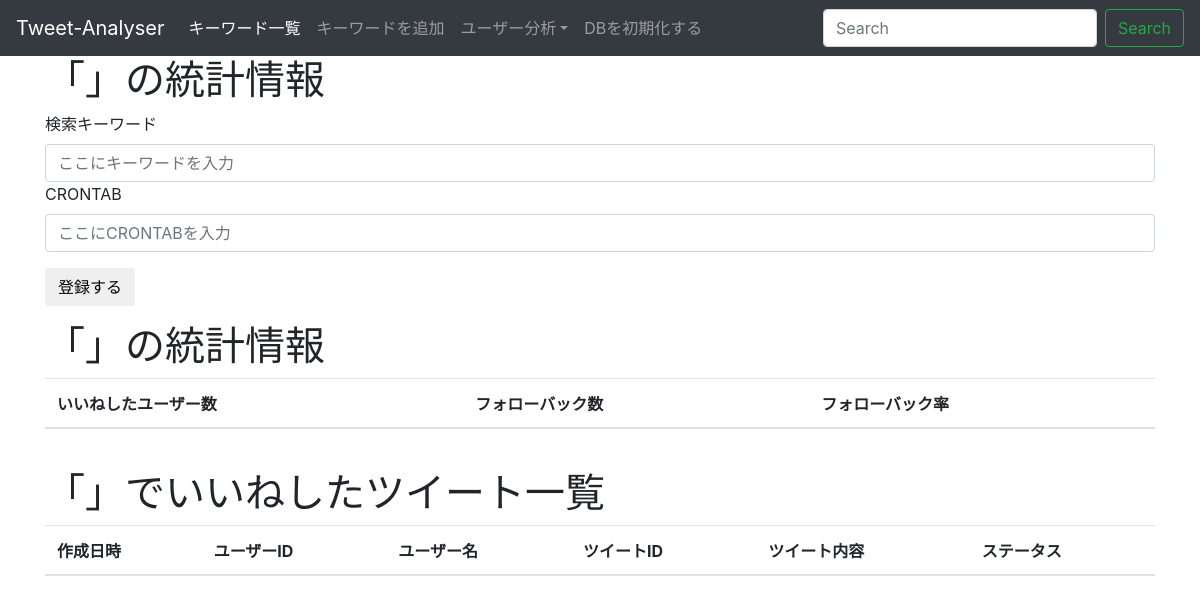
The page /show/1 on the database as committed earlier.
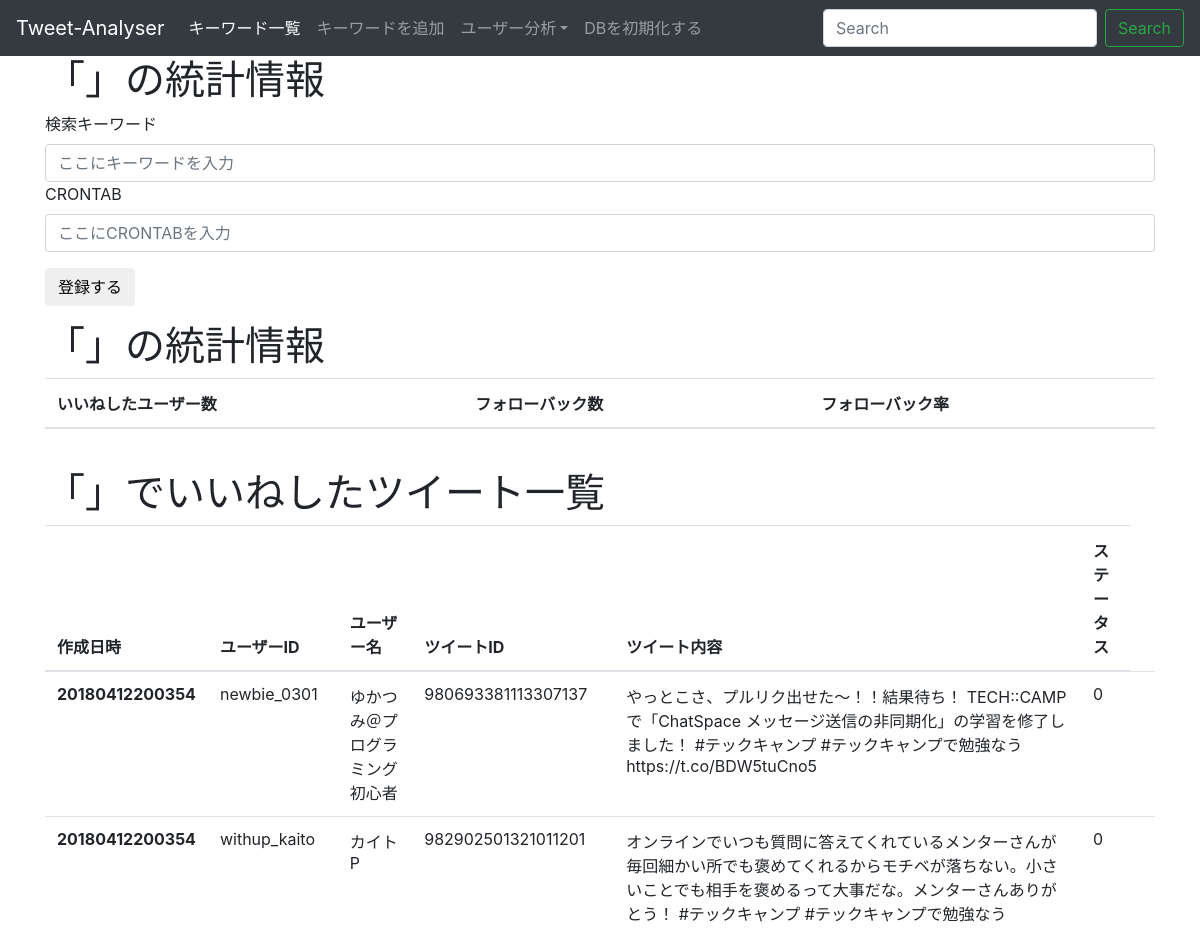
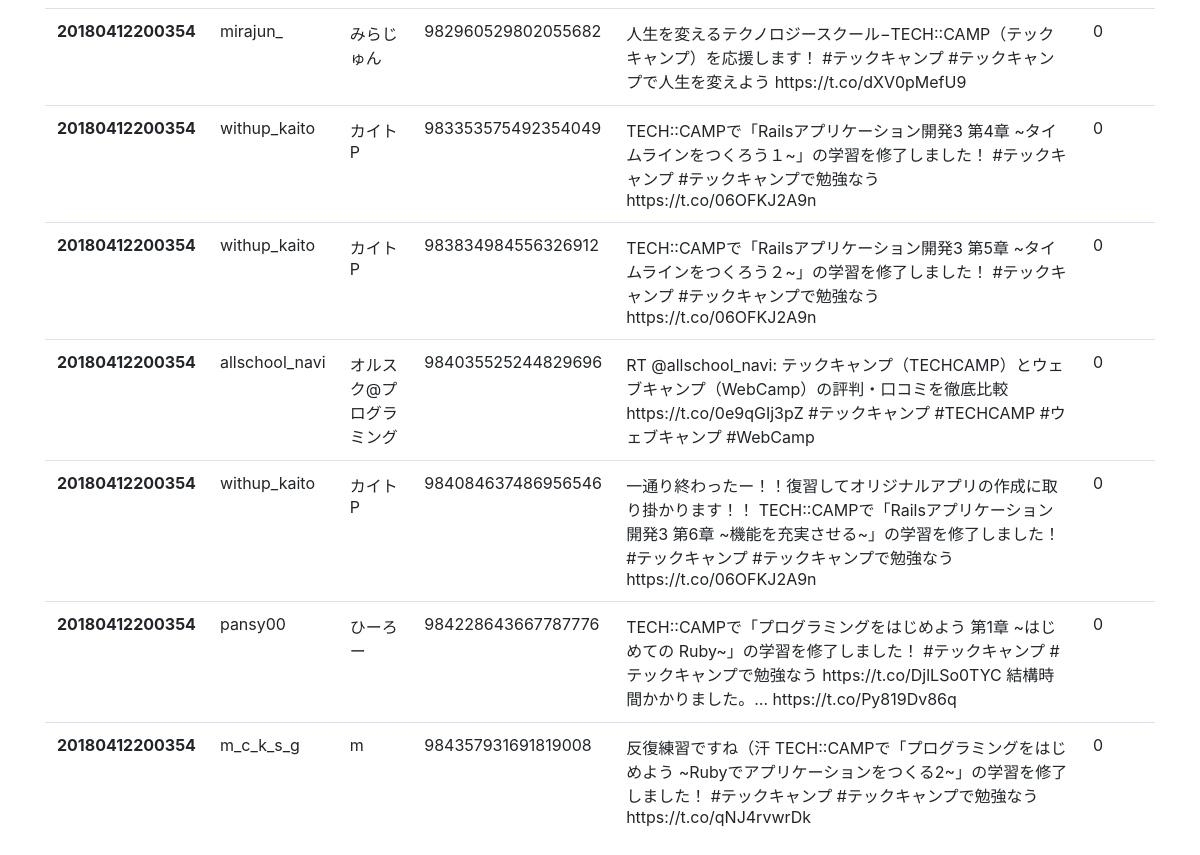
The same page on the database as committed later (2 pictures, top to bottom).
### tables this page shows
CREATE TABLE like_history (id integer PRIMARY KEY, query_id integer, created_at TIMESTAMP, user_id text, user_name text, tweet_id text, content text, is_follower int);

### app.py (the view)
@app.route('/show/<id>')
def showQuery(id):
    queryList = getQueryById(id)
    query = getQueryFromQueryId(id)
    return render_template('query.html', queryList = queryList, query = query)

### app.py (called while the page is built)
def getQueryById(id):
    conn = sqlite3.connect(DATABASE)
    c = conn.cursor()
    selectAllSQL = "SELECT * FROM like_history WHERE query_id = ? ORDER BY id DESC"
    res = c.execute(selectAllSQL,[id])
    return res

def getQueryFromQueryId(id):
    conn = sqlite3.connect(DATABASE)
    c = conn.cursor()
    selectIdSQL = "SELECT query FROM query WHERE id = ?"
    c.execute(selectIdSQL,[id])
    return c.fetchone()

### templates/query.html
{% extends 'layout.html' %}
{% block body %}
<h1>「{{query[0]}}」の統計情報 </h1>
<form action="/setCrontab" method="post">
  <div class="form-group">
    <label for="query">検索キーワード</label>
    <input type="text" class="form-control" id="query" name="query" placeholder="ここにキーワードを入力">
    <label for="cron">CRONTAB</label>
    <input type="text" class="form-control" id="query" name="cron" placeholder="ここにCRONTABを入力">
  </div>
  <button type="submit" class="btn btn-default">登録する</button>
</form>
<h1>「{{query[0]}}」の統計情報 </h1>
<table class="table">
  <thead>
    <tr>
      <th>いいねしたユーザー数</th>
      <th>フォローバック数</th>
      <th>フォローバック率</th>
    </tr>
  </thead>
  <tbody>
    <tr>
      <td></td>
      <td></td>
      <td></td>
    </tr>
  </tbody>
</table>
<h1>「{{query[0]}}」でいいねしたツイート一覧</h1>
<table class="table">
    <thead>
        <tr>
            <th>作成日時</th>
            <th>ユーザーID</th>
            <th>ユーザー名</th>
            <th>ツイートID</th>
            <th>ツイート内容</th>
            <th>ステータス</th>
        </tr>
    </thead>
    <tbody>
      {% for row in queryList %}
        <tr>
            <th>{{row[2]}}</th>
            <td>{{row[3]}}</td>
            <td>{{row[4]}}</td>
            <td>{{row[5]}}</td>
            <td>{{row[6]}}</td>
            <td>{{row[7]}}</td>
            <td>{{row[8]}}</td>
          </tr>
      {% endfor %}
    </tbody>
</table>
{% endblock %}

### templates/layout.html (shortened to what this page needs)
<html>
<head>
    <link rel="stylesheet" href="https://maxcdn.bootstrapcdn.com/bootstrap/4.0.0-beta.2/css/bootstrap.min.css">
</head>
<body>
	{% include 'includes/_navbar.html'%}
	<div class="container">
	    {% block body %}{% endblock %}
    </div>
<link href="https://gitcdn.github.io/bootstrap-toggle/2.2.2/css/bootstrap-toggle.min.css" rel="stylesheet">
</body>
</html>

### templates/includes/_navbar.html (shortened to what this page needs)
<nav class="navbar navbar-expand-md navbar-dark bg-dark">
  <a class="navbar-brand" href="/">Tweet-Analyser</a>
  <div class="collapse navbar-collapse" id="navbarsExampleDefault">
    <ul class="navbar-nav mr-auto">
      <li class="nav-item active">
        <a class="nav-link" href="/index">キーワード一覧</a>
      </li>
      <li class="nav-item">
        <a class="nav-link" href="/addQuery">キーワードを追加</a>
      </li>
      <li class="nav-item dropdown">
        <a class="nav-link dropdown-toggle" href="http://example.com" id="dropdown01" data-toggle="dropdown" aria-haspopup="true" aria-expanded="false">ユーザー分析</a>
      </li>
      <li class="nav-item">
        <a class="nav-link" href="/dropDB">DBを初期化する</a>
      </li>
    </ul>
    <form class="form-inline my-2 my-lg-0">
      <input class="form-control mr-sm-2" type="text" placeholder="Search" aria-label="Search">
      <button class="btn btn-outline-success my-2 my-sm-0" type="submit">Search</button>
    </form>
  </div>
</nav>

Rows that differ between the two databases and show on the page:
added like_history: created_at "20180412200354", user "newbie_0301", user_name "ゆかつみ＠プログラミング初心者", tweet "980693381113307137", content "やっとこさ、プルリク出せた〜！！結果待ち！ TECH::CAMPで「ChatSpace メッセージ送信の非同期化」の学習を修了しました！ #テックキャンプ #テックキャンプで勉強なう https://t.co/BDW5tuCno5", is_follower "0"
added like_history: created_at "20180412200354", user "withup_kaito", user_name "カイトP", tweet "982902501321011201", content "オンラインでいつも質問に答えてくれているメンターさんが毎回細かい所でも褒めてくれるからモチベが落ちない。小さいことでも相手を褒めるって大事だな。メンターさんありがとう！ #テックキャンプ #テックキャンプで勉強なう", is_follower "0"
added like_history: created_at "20180412200354", user "mirajun_", user_name "みらじゅん", tweet "982960529802055682", content "人生を変えるテクノロジースクール−TECH::CAMP（テックキャンプ）を応援します！ #テックキャンプ #テックキャンプで人生を変えよう https://t.co/dXV0pMefU9", is_follower "0"
added like_history: created_at "20180412200354", user "withup_kaito", user_name "カイトP", tweet "983353575492354049", content "TECH::CAMPで「Railsアプリケーション開発3 第4章 ~タイムラインをつくろう１~」の学習を修了しました！ #テックキャンプ #テックキャンプで勉強なう https://t.co/06OFKJ2A9n", is_follower "0"
added like_history: created_at "20180412200354", user "withup_kaito", user_name "カイトP", tweet "983834984556326912", content "TECH::CAMPで「Railsアプリケーション開発3 第5章 ~タイムラインをつくろう２~」の学習を修了しました！ #テックキャンプ #テックキャンプで勉強なう https://t.co/06OFKJ2A9n", is_follower "0"
added like_history: created_at "20180412200354", user "allschool_navi", user_name "オルスク@プログラミング", tweet "984035525244829696", content "RT @allschool_navi: テックキャンプ（TECHCAMP）とウェブキャンプ（WebCamp）の評判・口コミを徹底比較 https://t.co/0e9qGIj3pZ #テックキャンプ #TECHCAMP #ウェブキャンプ #WebCamp", is_follower "0"
added like_history: created_at "20180412200354", user "withup_kaito", user_name "カイトP", tweet "984084637486956546", content "一通り終わったー！！復習してオリジナルアプリの作成に取り掛かります！！ TECH::CAMPで「Railsアプリケーション開発3 第6章 ~機能を充実させる~」の学習を修了しました！ #テックキャンプ #テックキャンプで勉強なう https://t.co/06OFKJ2A9n", is_follower "0"
added like_history: created_at "20180412200354", user "pansy00", user_name "ひーろー", tweet "984228643667787776", content "TECH::CAMPで「プログラミングをはじめよう 第1章 ~はじめての Ruby~」の学習を修了しました！ #テックキャンプ #テックキャンプで勉強なう https://t.co/DjlLSo0TYC 結構時間かかりました。… https://t.co/Py819Dv86q", is_follower "0"
added like_history: created_at "20180412200354", user "m_c_k_s_g", user_name "m", tweet "984357931691819008", content "反復練習ですね（汗 TECH::CAMPで「プログラミングをはじめよう ~Rubyでアプリケーションをつくる2~」の学習を修了しました！ #テックキャンプ #テックキャンプで勉強なう https://t.co/qNJ4rvwrDk", is_follower "0"
